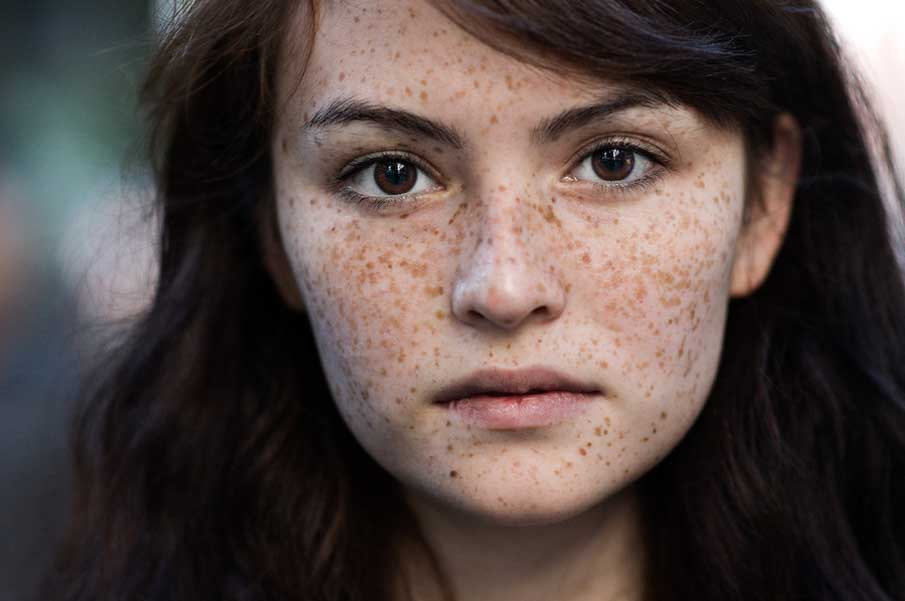
//> input picture BeautifulGirl.jpg, 905 x 601 px
$ ./MainProgram   (built with g++ and OpenCV 4)
//> lines starting //> are read from the running program, lines starting //| are printed output that depends on the picture; after the words box and inside, x2 and y2 are one past the last pixel; in counts of white or black regions, pixels touching at a corner belong together
/*
 * MainProgram.cpp - a test program that loads an image, adds salt and pepper noise, runs CPU and GPU versions of the median filter and compares the results.
 */

#include <opencv2/highgui/highgui.hpp>
#include <opencv2/opencv.hpp>

using namespace cv;

#define ROWS 424
#define COLS 512

#define WHITE 255 // in terms of CV_8UC1
#define BLACK 0   //        -||-

#define FILTER_SIZE 3 // the filter will consider a FILTER_SIZE x FILTER_SIZE window

// generates non-random salt & pepper noise, in a repeating pattern (because it's easy :-)
void SaltAndPepperNoise(Mat& image)
{
	uchar* data = image.data;
	const int primeNumber = 67;
	bool white = true;
	for(int i=0; i<ROWS*COLS; i++)
	{
		if (i % primeNumber == 0)
		{
			image.data[i] = white ? WHITE : BLACK;
			white = !white;
		}
	}
}

int main(int argc, char* argv[])
{
	// load and scale an image
	Mat original = imread("BeautifulGirl.jpg", CV_LOAD_IMAGE_GRAYSCALE);
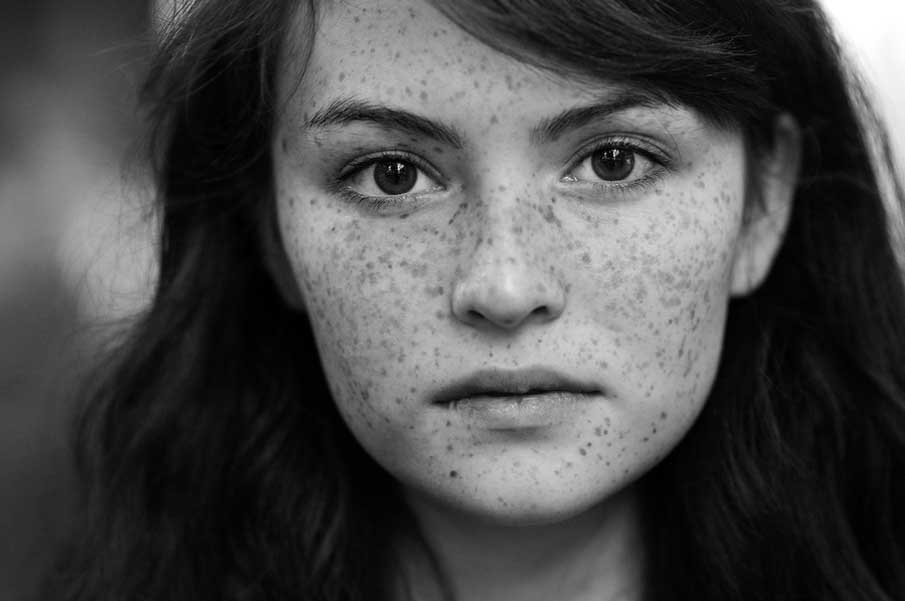
//> original: 601 rows x 905 cols, CV_8UC1; min 0, max 255, mean 75.1
	Mat scaled(ROWS, COLS, CV_8UC1);
	resize(original, scaled, scaled.size(), 0, 0, INTER_AREA);
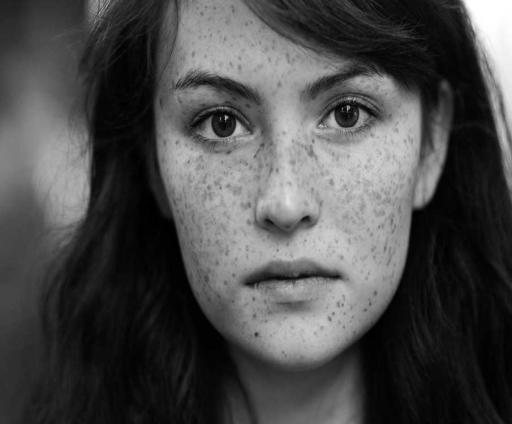
//> scaled: 424 rows x 512 cols, CV_8UC1; min 0, max 255, mean 75.1

	// show the image to screen
	imshow("A beautiful girl - noise free", scaled);

	// make a noise copy
	Mat noisy = scaled.clone();
	SaltAndPepperNoise(noisy);
//> after the loop in SaltAndPepperNoise, `for(int i=0; i<ROWS*COLS; i++)`:
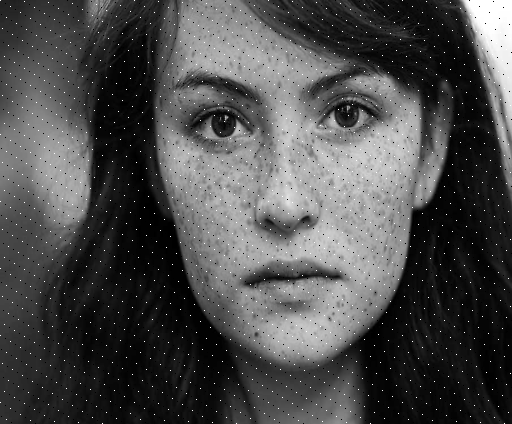
//> image: 424 rows x 512 cols, CV_8UC1; 1.49% of pixels changed, all inside (x1, y1, x2, y2) = (0, 0, 512, 424)
//> after the loop in SaltAndPepperNoise, `for(int i=0; i<ROWS*COLS; i++)`: white = false

	// show noisy copy to screen
	imshow("A beautiful girl - with Salt & Pepper noise", noisy);

	// filter noisy copy with the CPU filter
	Mat denoised(noisy.size(), CV_8UC1);
	medianBlur(noisy, denoised, FILTER_SIZE);

	// show denoised picture
	imshow("A beautiful girl - denoised", denoised);
	waitKey(0); // waits infinitely, until a key is pressed

	return 0;
}
